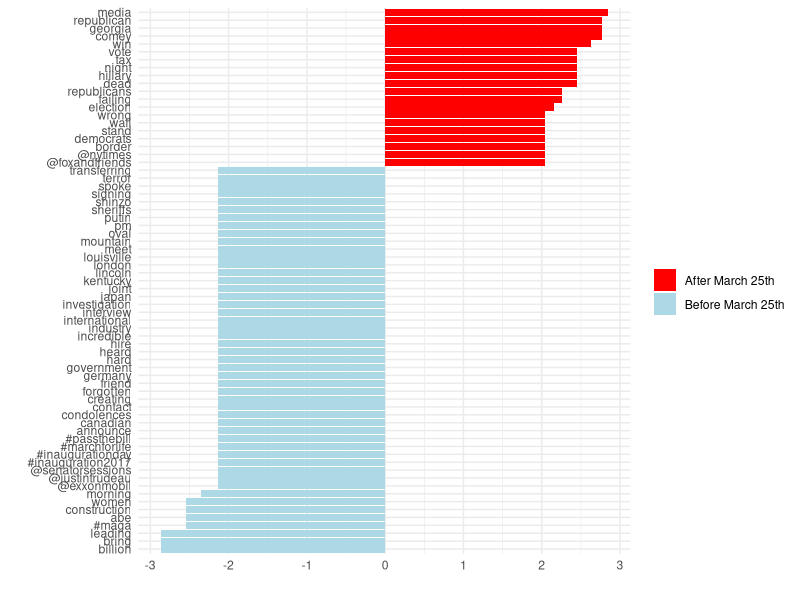
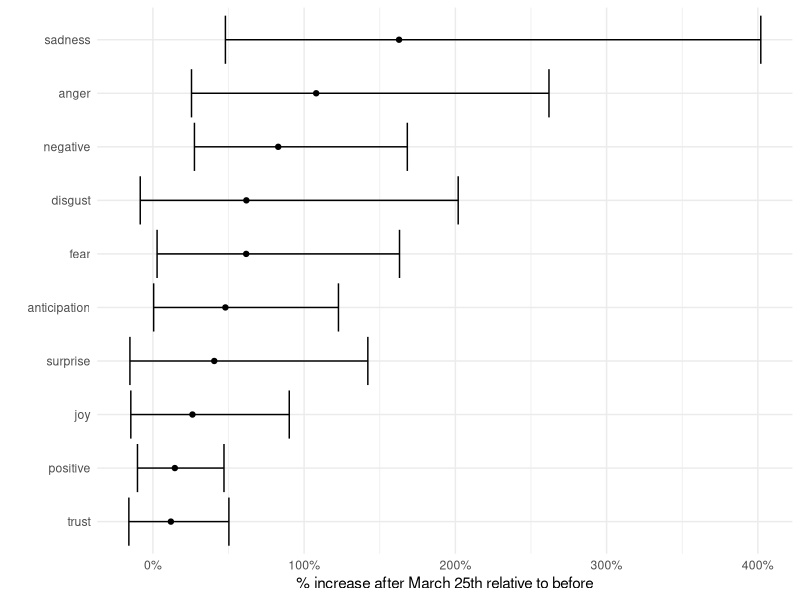

Write the R code that produced these figures, in order. (Note: this script raises an error after producing the figures.)
## ---- chunk 1
knitr::opts_chunk$set(echo = TRUE)
library(purrr)
library(dplyr)
library(tidyr)
library(lubridate)
library(scales)
library(tidytext)
library(ggplot2)
library(stringr)
library(dplyr)
library(broom)

by_source_sentiment_iPhone = read.csv('Tweet Analysis/iPhone_sentiment.csv')
tweet_words_iPhone = read.csv('Tweet Analysis/tweet_words_iPhone.csv')

past_present_ratios_iPhone <- tweet_words_iPhone %>%
  count(word, source) %>%
  filter(sum(n) >= 5) %>%
  spread(source, n, fill = 0) %>%
  ungroup() %>%
  mutate_each(funs((. + 1) / sum(. + 1)), -word) %>%
  mutate(logratio = log2(New / Old)) %>%
  arrange(desc(logratio))

ratio = past_present_ratios_iPhone %>%
  group_by(logratio > 0) %>%
  top_n(15, abs(logratio)) %>%
  ungroup() %>%
  mutate(word = reorder(word, logratio)) %>%
  ggplot(aes(word, logratio, fill = logratio < 0)) +
  geom_bar(stat = "identity") +
  coord_flip() +
  theme_minimal() +
  ylab("") +
  xlab("") +
  scale_fill_manual(name = "", labels = c("After March 25th", "Before March 25th"),
                    values = c("red", "lightblue"))

sentiment_differences_iPhone <- by_source_sentiment_iPhone %>%
  group_by(sentiment) %>%
  do(tidy(poisson.test(.$words, .$total_words)))

sentiment = sentiment_differences_iPhone %>%
  ungroup() %>%
  mutate(sentiment = reorder(sentiment, estimate)) %>%
  mutate_each(funs(. - 1), estimate, conf.low, conf.high) %>%
  ggplot(aes(estimate, sentiment)) +
  geom_point() +
  theme_minimal() +
  geom_errorbarh(aes(xmin = conf.low, xmax = conf.high)) +
  scale_x_continuous(labels = percent_format()) +
  labs(x = "% increase after March 25th relative to before", y = "")

nrc <- sentiments %>%
  filter(lexicon == "nrc") %>%
  dplyr::select(word, sentiment)

plot = past_present_ratios_iPhone %>%
  inner_join(nrc, by = "word") %>%
  filter(!sentiment %in% c("positive", "negative")) %>%
  mutate(sentiment = reorder(sentiment, -logratio),
         word = reorder(word, -logratio)) %>%
  group_by(sentiment) %>%
  top_n(10, abs(logratio)) %>%
  ungroup() %>%
  ggplot(aes(word, logratio, fill = logratio < 0)) +
  facet_wrap(~ sentiment, scales = "free", nrow = 2) +
  geom_bar(stat = "identity") +
  theme(axis.text.x = element_text(angle = 90, hjust = 1)) +
  labs(x = "", y = "After March 25th / Before March 25th log ratio") +
  scale_fill_manual(name = "", labels = c("After March 25th", "Before March 25th"),
                    values = c("red", "lightblue"))
## ---- chunk 2
ratio
## ---- chunk 3
head(by_source_sentiment_iPhone[,2:4])
## ---- chunk 4
sentiment
## ---- chunk 5
plot
